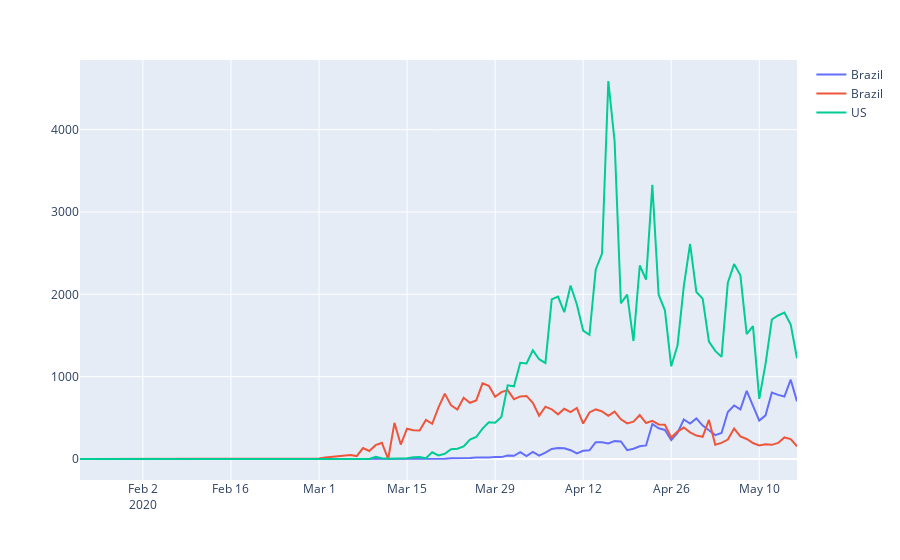

Source (notebook cell):
### Code cell
import plotly.express as px
fig = px.line()
fig.add_scatter(x=df_Brazil.reset_index()['Date'], 
                y=df_Brazil.reset_index()['TargetValue'],
                mode='lines',   name="Brazil")
fig.add_scatter(x=df_Italy.reset_index()['Date'], 
                y=df_Italy.reset_index()['TargetValue'],
                mode='lines',   name="Brazil")
fig.add_scatter(x=df_US.reset_index()['Date'], 
                y=df_US.reset_index()['TargetValue'],
                mode='lines',   name="US")

fig.show()
